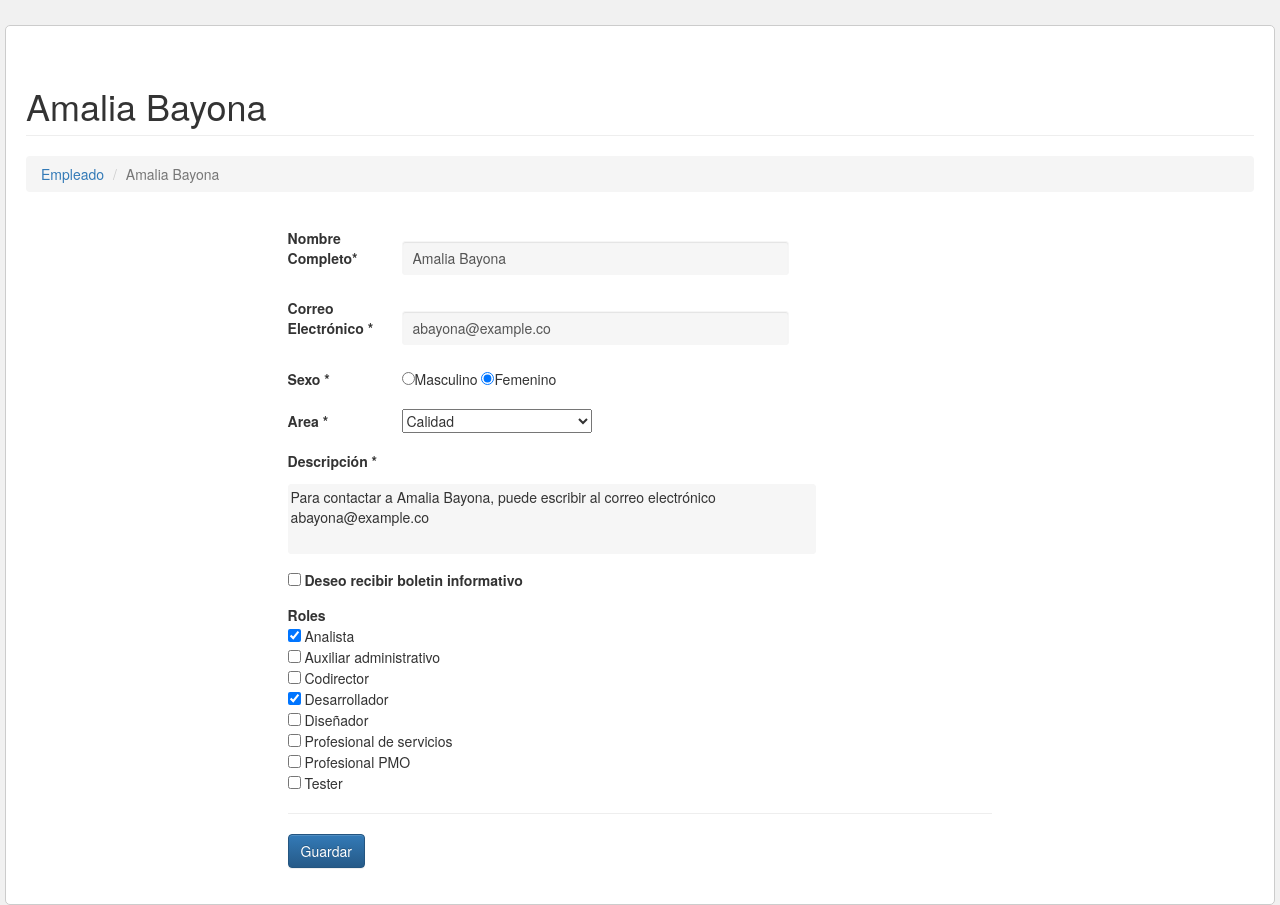
The page /?c=empleado&a=Crud&id=4 on the database its author committed.
### tables this page shows
CREATE TABLE IF NOT EXISTS `empleado` (
  `id` int(11) NOT NULL AUTO_INCREMENT,
  `nombre` varchar(255) NOT NULL,
  `email` varchar(255) NOT NULL,
  `sexo` char(1) NOT NULL,
  `area_id` int(11) NOT NULL,
  `boletin` int(11) DEFAULT NULL,
  `descripcion` text NOT NULL,
  PRIMARY KEY (`id`),
  KEY `area_id` (`area_id`)
);

CREATE TABLE IF NOT EXISTS `roles` (
  `id` int(11) NOT NULL AUTO_INCREMENT,
  `nombre` varchar(255) NOT NULL,
  PRIMARY KEY (`id`)
);

### controller/empleado.controller.php (called while the page is built, shortened)
<?php
require_once 'model/empleado.php';
class empleadoController{
    private $model;
    public function __CONSTRUCT(){
        $this->model = new empleado();
    }
    public function Crud(){
        $empleado = new empleado();
        if(isset($_REQUEST['id'])){
            $empleado = $this->model->Obtener($_REQUEST['id']);
        }
        require_once 'view/header.php';
        require_once 'view/empleado/empleado-editar.php';
    }
}

### model/database.php (called while the page is built)
<?php
class Database
{
    public static function StartUp()
    {
        $pdo = new PDO('mysql:host=localhost;dbname=prueba_tecnica_dev;charset=utf8', 'root', '');
        $pdo->setAttribute(PDO::ATTR_ERRMODE, PDO::ERRMODE_EXCEPTION);
        return $pdo;
    }
}

### model/empleado.php (called while the page is built, shortened)
<?php
class empleado
{
	private $pdo;
	public function __CONSTRUCT()
	{
		try
		{
			$this->pdo = Database::StartUp();
		}
		catch(Exception $e)
		{
			die($e->getMessage());
		}
	}
	public function areas()
	{
		try
		{
			$stm = $this->pdo->prepare("SELECT * FROM areas");
			$stm->execute();
			return $stm->fetchAll(PDO::FETCH_OBJ);
		}
		catch(Exception $e)
		{
			die($e->getMessage());
		}
	}
	public function roles($id)
	{
		try
		{
			$stm = $this->pdo
			          ->prepare("SELECT nombre, id, (select rol_id FROM empleado_rol WHERE empleado_id = ? and rol_id=a.id) as rolid from roles a order by nombre");
			$stm->execute(array($id));
			return $stm->fetchAll(PDO::FETCH_OBJ);
		} catch (Exception $e)
		{
			die($e->getMessage());
		}
	}
	public function Obtener($id)
	{
		try
		{
			$stm = $this->pdo
			          ->prepare("SELECT * FROM empleado WHERE id = ?");
			$stm->execute(array($id));
			return $stm->fetch(PDO::FETCH_OBJ);
		} catch (Exception $e)
		{
			die($e->getMessage());
		}
	}
}

### view/empleado/empleado-editar.php (the view, shortened to what this page needs)
<h1 class="page-header">
    <?php echo $empleado->id != null ? $empleado->nombre : 'Nuevo Registro'; ?>
    <link href="view/img/estilo.css" rel="stylesheet" type="text/css" >
</h1>
<ol class="breadcrumb">
  <li><a href="?c=empleado">Empleado</a></li>
  <li class="active"><?php echo $empleado->id != null ? $empleado->nombre : 'Nuevo Registro'; ?></li>
</ol>
<form id="frm-empleado" action="?c=empleado&a=Guardar" method="post" enctype="multipart/form-data">
    <div class="form-group">
        <label>Nombre Completo*</label>
        <input type="text" name="nombre" value="<?php echo $empleado->nombre; ?>" class="form-control" placeholder="Ingrese su nombre" required>
    </div>
      <div class="form-group">
        <label>Correo Electrónico *</label>
        <input type="text" name="email" value="<?php echo $empleado->email; ?>" class="form-control" placeholder="Ingrese su correo electrónico" required>
    </div>
      <div class="form-group">
        <label>Sexo *</label>
        <?php $valid_check=$empleado->sexo; ?>
        <?php if($valid_check=='M') {?>
           <input type="radio" name="sexo" value="M"  checked>Masculino
        <?php
        } else {?>
           <input type="radio" name="sexo" value="M">Masculino
        <?php
        }
        if($valid_check=='F') {?>
           <input type="radio" name="sexo" value="F" checked>Femenino
        <?php
        } else {?>
           <input type="radio" name="sexo" value="F">Femenino
           <?php
        }?>
    </div>
      <div class="form-group">
        <label>Area *</label>
        <select name="area_id">
        <?php
            $area=$empleado->area_id;
            ?>
            <?php
            foreach($this->model->areas() as $r):
               if($area == $r->id){
               ?>
                   <option value="<?php echo $r->id; ?>" selected><?php echo $r->nombre; ?></option>
               <?php
               }
               else{
                ?>
                    <option value="<?php echo $r->id; ?>"><?php echo $r->nombre; ?></option>
                <?php
                }
            endforeach;
        ?>
        </select>
    </div>
      <div class="form-group">
        <label>Descripción *</label>
        <textarea name="descripcion" rows="3" cols="40" placeholder="Ingrese la descripción" required><?php echo $empleado->descripcion; ?></textarea>
    </div>
      <div class="form-group">
        <?php
        $bolet=$empleado->boletin;
        if($bolet==1){
        ?>
           <input type="checkbox" class="form-check-input" id="conditions" name="boletin" value="1" checked>
        <?php
        }
        else{
        ?>
           <input type="checkbox" class="form-check-input" id="conditions" name="boletin" value="1">
        <?php
        }
        ?>
        <label2 class="form-check-label" for="boletin">Deseo recibir boletin informativo</label2>
    </div>
      <div class="form-group">
      <label3>Roles</label3>
      <?php
            echo "<br>";
            foreach($this->model->roles($empleado->id) as $s):
                $nombr = $s->nombre;
                $idrol = $s->rolid;
                if($idrol>=1){
                ?>
                   <input type="checkbox" class="form-check-input" id="conditions" name="roles[]" value="$idrol" checked>
                <?php
                }
                else{
                ?>
                   <input type="checkbox" class="form-check-input" id="conditions" name="roles[]" value="$idrol0">
                <?php
                }
                echo $nombr."<br>";
            endforeach;
        ?>
    </div>
    <hr />
    <div class="text-left">
        <button class="btn btn-primary">Guardar</button>
    </div>
</form>

### assets/css/estilo.css (style rules this page uses)
* { box-sizing:border-box; }
form { width:300px; padding:16px; border-radius:10px; margin:auto; background-color:#ccc; }
form label { width:72px; font-weight:bold; display:inline-block; }
form input[type="text"], form input[type="email"] { width:180px; padding:3px 10px; border:1px solid #f6f6f6; border-radius:3px; background-color:#f6f6f6; margin:8px 0; display:inline-block; }
textarea { width:100%; height:100px; border:1px solid #f6f6f6; border-radius:3px; background-color:#f6f6f6; margin:8px 0; resize:none; display:block; }

### view/img/estilo.css (style rules this page uses)
* { box-sizing:border-box; }
form { width:60%; padding:16px; border-radius:10px; margin:auto; background-color:#ffffff; }
form label { width:110px; font-weight:bold; display:inline-block; text-align:left; }
form label3 { width:110px; font-weight:bold; display:inline-block; vertical-align:top; }
form label2 { width:250px; font-weight:bold; display:inline-block; }
form label3 { width:250px; font-weight:bold; display:inline-block; vertical-align: top; }
form input[type="text"], form input[type="email"] { width:55%; padding:3px 10px; border:1px solid #f6f6f6; border-radius:3px; background-color:#f6f6f6; margin:8px 0; display:inline-block; }
textarea { width:75%; height:70px; border:1px solid #f6f6f6; border-radius:3px; background-color:#f6f6f6; margin:8px 0; resize:none; display:block; }

### view/header.php (style rules this page uses)
body { margin:0; padding:0; background-color:#f1f1f1; }

### rows shown on the page
empleado: nombre "Amalia Bayona", email "abayona@example.co", descripcion "Para contactar a Amalia Bayona, puede escribir al correo electrónico abayona@example.co"
roles: nombre "Analista"
roles: nombre "Auxiliar administrativo"
roles: nombre "Codirector"
roles: nombre "Desarrollador"
roles: nombre "Diseñador"
roles: nombre "Profesional de servicios"
roles: nombre "Profesional PMO"
roles: nombre "Tester"

### other values the page prints
form field area_id "Calidad"
